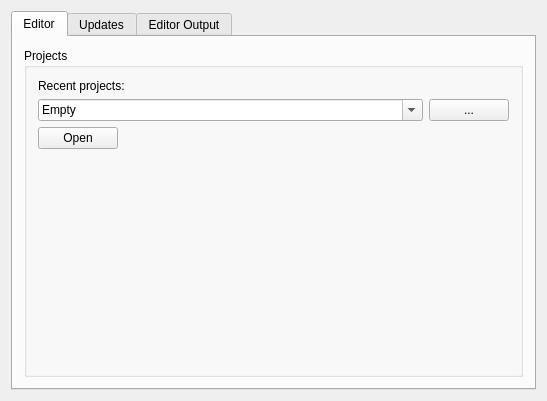
<?xml version="1.0" encoding="UTF-8"?>
<ui version="4.0">
 <class>MainWindow</class>
 <widget class="QMainWindow" name="MainWindow">
  <property name="geometry">
   <rect>
    <x>0</x>
    <y>0</y>
    <width>547</width>
    <height>401</height>
   </rect>
  </property>
  <property name="windowTitle">
   <string>Maratis Manager</string>
  </property>
  <widget class="QWidget" name="centralWidget">
   <layout class="QVBoxLayout" name="verticalLayout">
    <item>
     <widget class="QTabWidget" name="tabWidget">
      <property name="currentIndex">
       <number>0</number>
      </property>
      <property name="tabsClosable">
       <bool>false</bool>
      </property>
      <widget class="QWidget" name="EditorTab">
       <attribute name="title">
        <string>Editor</string>
       </attribute>
       <layout class="QVBoxLayout" name="verticalLayout_3">
        <item>
         <widget class="QGroupBox" name="groupBox_3">
          <property name="title">
           <string>Projects</string>
          </property>
          <layout class="QVBoxLayout" name="verticalLayout_7">
           <item>
            <layout class="QVBoxLayout" name="verticalLayout_4">
             <item>
              <widget class="QLabel" name="label">
               <property name="text">
                <string>Recent projects:</string>
               </property>
              </widget>
             </item>
             <item>
              <layout class="QHBoxLayout" name="horizontalLayout_2">
               <item>
                <widget class="QComboBox" name="lastUsedCombo">
                 <property name="editable">
                  <bool>true</bool>
                 </property>
                 <item>
                  <property name="text">
                   <string>Empty</string>
                  </property>
                 </item>
                </widget>
               </item>
               <item>
                <widget class="QPushButton" name="openProjectButton">
                 <property name="sizePolicy">
                  <sizepolicy hsizetype="Fixed" vsizetype="Fixed">
                   <horstretch>0</horstretch>
                   <verstretch>0</verstretch>
                  </sizepolicy>
                 </property>
                 <property name="text">
                  <string>...</string>
                 </property>
                </widget>
               </item>
              </layout>
             </item>
             <item>
              <layout class="QHBoxLayout" name="horizontalLayout">
               <item>
                <widget class="QPushButton" name="pushButton">
                 <property name="text">
                  <string>Open</string>
                 </property>
                </widget>
               </item>
               <item>
                <spacer name="horizontalSpacer">
                 <property name="orientation">
                  <enum>Qt::Horizontal</enum>
                 </property>
                 <property name="sizeHint" stdset="0">
                  <size>
                   <width>506</width>
                   <height>20</height>
                  </size>
                 </property>
                </spacer>
               </item>
              </layout>
             </item>
             <item>
              <spacer name="verticalSpacer">
               <property name="orientation">
                <enum>Qt::Vertical</enum>
               </property>
               <property name="sizeHint" stdset="0">
                <size>
                 <width>20</width>
                 <height>40</height>
                </size>
               </property>
              </spacer>
             </item>
            </layout>
           </item>
          </layout>
         </widget>
        </item>
       </layout>
      </widget>
      <widget class="QWidget" name="UpdatesTab">
       <attribute name="title">
        <string>Updates</string>
       </attribute>
       <layout class="QVBoxLayout" name="verticalLayout_2">
        <item>
         <widget class="QGroupBox" name="groupBox">
          <property name="title">
           <string>Installation</string>
          </property>
          <widget class="QComboBox" name="sourceCombo">
           <property name="geometry">
            <rect>
             <x>130</x>
             <y>30</y>
             <width>211</width>
             <height>23</height>
            </rect>
           </property>
           <item>
            <property name="text">
             <string>Official Sourcecode via SVN</string>
            </property>
           </item>
           <item>
            <property name="text">
             <string>Binary release</string>
            </property>
           </item>
           <item>
            <property name="text">
             <string>Community fork via GIT</string>
            </property>
           </item>
          </widget>
          <widget class="QLabel" name="label_2">
           <property name="geometry">
            <rect>
             <x>10</x>
             <y>30</y>
             <width>101</width>
             <height>16</height>
            </rect>
           </property>
           <property name="text">
            <string>Update source:</string>
           </property>
          </widget>
          <widget class="QPushButton" name="installButton">
           <property name="geometry">
            <rect>
             <x>130</x>
             <y>60</y>
             <width>91</width>
             <height>23</height>
            </rect>
           </property>
           <property name="text">
            <string>Install</string>
           </property>
          </widget>
         </widget>
        </item>
        <item>
         <widget class="QGroupBox" name="groupBox_2">
          <property name="title">
           <string>Compiler settings</string>
          </property>
          <widget class="QCheckBox" name="keepCodeBox">
           <property name="geometry">
            <rect>
             <x>10</x>
             <y>70</y>
             <width>341</width>
             <height>21</height>
            </rect>
           </property>
           <property name="text">
            <string>Keep sourcecode after installation</string>
           </property>
           <property name="checked">
            <bool>true</bool>
           </property>
          </widget>
          <widget class="QSpinBox" name="threadsBox">
           <property name="geometry">
            <rect>
             <x>80</x>
             <y>40</y>
             <width>55</width>
             <height>22</height>
            </rect>
           </property>
           <property name="minimum">
            <number>1</number>
           </property>
           <property name="maximum">
            <number>10</number>
           </property>
          </widget>
          <widget class="QLabel" name="label_3">
           <property name="geometry">
            <rect>
             <x>10</x>
             <y>40</y>
             <width>61</width>
             <height>16</height>
            </rect>
           </property>
           <property name="text">
            <string>Threads:</string>
           </property>
          </widget>
         </widget>
        </item>
        <item>
         <widget class="QProgressBar" name="progressBar">
          <property name="value">
           <number>0</number>
          </property>
          <property name="textVisible">
           <bool>true</bool>
          </property>
          <property name="invertedAppearance">
           <bool>false</bool>
          </property>
         </widget>
        </item>
        <item>
         <widget class="QLabel" name="progressLabel">
          <property name="maximumSize">
           <size>
            <width>16777215</width>
            <height>20</height>
           </size>
          </property>
          <property name="text">
           <string/>
          </property>
         </widget>
        </item>
       </layout>
      </widget>
      <widget class="QWidget" name="outputTab">
       <attribute name="title">
        <string>Editor Output</string>
       </attribute>
       <layout class="QVBoxLayout" name="verticalLayout_6">
        <item>
         <widget class="QScrollArea" name="scrollArea">
          <property name="widgetResizable">
           <bool>true</bool>
          </property>
          <widget class="QWidget" name="scrollAreaWidgetContents">
           <property name="geometry">
            <rect>
             <x>0</x>
             <y>0</y>
             <width>72</width>
             <height>72</height>
            </rect>
           </property>
           <layout class="QVBoxLayout" name="verticalLayout_5">
            <property name="margin">
             <number>0</number>
            </property>
            <item>
             <widget class="QTextEdit" name="consoleOutput">
              <property name="frameShape">
               <enum>QFrame::NoFrame</enum>
              </property>
              <property name="frameShadow">
               <enum>QFrame::Plain</enum>
              </property>
              <property name="lineWidth">
               <number>0</number>
              </property>
              <property name="readOnly">
               <bool>true</bool>
              </property>
             </widget>
            </item>
           </layout>
          </widget>
         </widget>
        </item>
       </layout>
      </widget>
     </widget>
    </item>
   </layout>
  </widget>
 </widget>
 <layoutdefault spacing="6" margin="11"/>
 <resources/>
 <connections>
  <connection>
   <sender>openProjectButton</sender>
   <signal>clicked()</signal>
   <receiver>MainWindow</receiver>
   <slot>openProjectButtonClick()</slot>
   <hints>
    <hint type="sourcelabel">
     <x>410</x>
     <y>112</y>
    </hint>
    <hint type="destinationlabel">
     <x>247</x>
     <y>29</y>
    </hint>
   </hints>
  </connection>
  <connection>
   <sender>pushButton</sender>
   <signal>clicked()</signal>
   <receiver>MainWindow</receiver>
   <slot>startEditorButtonClick()</slot>
   <hints>
    <hint type="sourcelabel">
     <x>104</x>
     <y>152</y>
    </hint>
    <hint type="destinationlabel">
     <x>404</x>
     <y>26</y>
    </hint>
   </hints>
  </connection>
  <connection>
   <sender>installButton</sender>
   <signal>clicked()</signal>
   <receiver>MainWindow</receiver>
   <slot>installUpdatesButtonClick()</slot>
   <hints>
    <hint type="sourcelabel">
     <x>179</x>
     <y>122</y>
    </hint>
    <hint type="destinationlabel">
     <x>498</x>
     <y>214</y>
    </hint>
   </hints>
  </connection>
  <connection>
   <sender>sourceCombo</sender>
   <signal>currentIndexChanged(int)</signal>
   <receiver>MainWindow</receiver>
   <slot>updateSourceChanged()</slot>
   <hints>
    <hint type="sourcelabel">
     <x>231</x>
     <y>92</y>
    </hint>
    <hint type="destinationlabel">
     <x>480</x>
     <y>96</y>
    </hint>
   </hints>
  </connection>
 </connections>
 <slots>
  <slot>openProjectButtonClick()</slot>
  <slot>startEditorButtonClick()</slot>
  <slot>installUpdatesButtonClick()</slot>
  <slot>updateSourceChanged()</slot>
  <slot>startColorChooser()</slot>
 </slots>
</ui>
